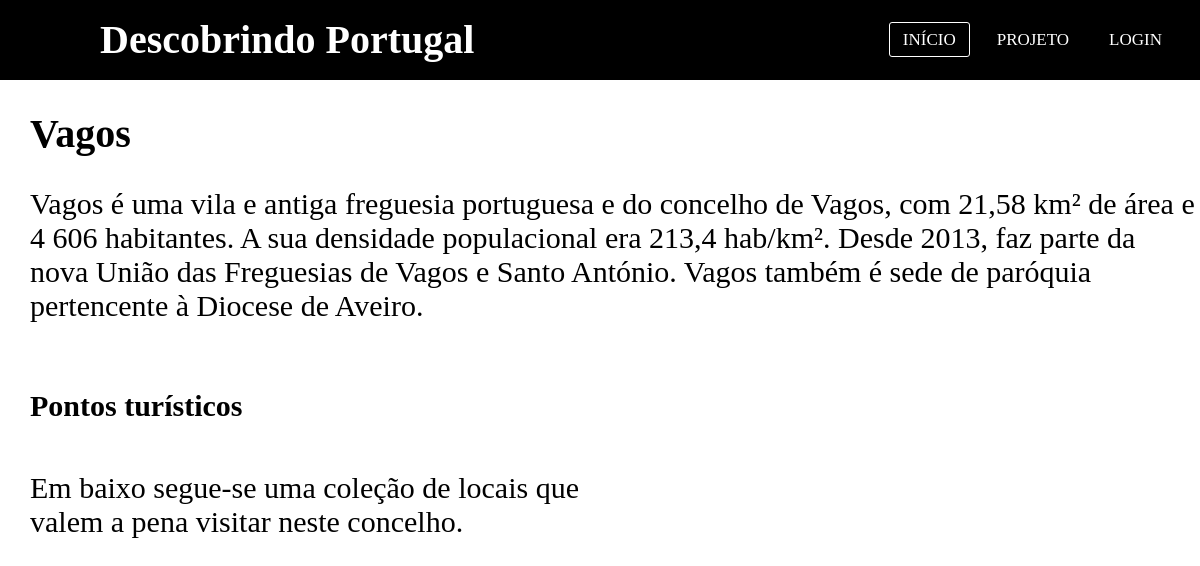
The app's page /distritos/aveiro/vagos.php with its own data.
### tables this page shows
CREATE TABLE `concelhos` (
  `id` int(11) NOT NULL,
  `distrito` varchar(50) NOT NULL,
  `concelho` varchar(50) NOT NULL,
  `descricao` text NOT NULL,
  `imagem` text NOT NULL,
  `modificado` timestamp NULL DEFAULT NULL
);

### distritos/aveiro/vagos.php (the view, shortened to what this page needs)
<?php
require '../../cms/db_concelhos.php';
?>
<!DOCTYPE html>
<html>
<head>
    <link rel="stylesheet" href="../../includes/style.css">
    <link rel="stylesheet" href="../../includes/concelhos.css">
    <link rel="stylesheet" href="../locais.css">
</head>
<body>
  <?php include_once('../header4.php'); ?>
  <?php
  $rec = mysqli_query($db, "SELECT * FROM concelhos WHERE concelho='Vagos'");
  $record = mysqli_fetch_array($rec);
  ?>
  <div id="content">
    <h1> <?php echo $record['concelho']; ?> </h1>
    <p> <?php echo $record['descricao']; ?> </p><br><br>
    <div style="width: 100%;">
      <div class="imagens" style="float: right; width: 40%; height: 100%;">
        <img src="<?php echo $record['imagem']; ?>" alt="" width="100%">
      </div>
      <div class="concelhos" style="width: 50%; height: 100%; float: left;">
        <h2>Pontos turísticos</h2><br>
        <p>Em baixo segue-se uma coleção de locais que valem a pena visitar neste concelho.</p>
      </div>
    </div>
  </div>
</body>
</html>

### includes/style.css (style rules this page uses)
* { padding: 0; margin: 0; text-decoration: none; list-style: none; box-sizing: border-box; }
body { font-family }

### includes/concelhos.css (style rules this page uses)
html, body { min-height:100%; }
body { height:100vh; }
#content { height: 100%; }
h1 { font-size: 40px; padding: 30px 0px 0px 30px; }
h2 { font-size: 30px; padding: 30px 0px 0px 30px; }
p { font-size: 30px; padding: 30px 0px 0px 30px; }
img { padding: 40px 40px 0px 0px; }

### distritos/locais.css (style rules this page uses)
html, body { min-height:100%; }
body { height:100vh; }
#content { height: 100%; }

### records on screen
concelhos: concelho "Vagos", descricao "Vagos é uma vila e antiga freguesia portuguesa e do concelho de Vagos, com 21,58 km² de área e 4 606 habitantes. A sua densidade populacional era 213,4 hab/km². Desde 2013, faz parte da nova União das Freguesias de Vagos e Santo António. Vagos também é sede de paróquia pertencente à Diocese de Aveiro."
